Frame 1 (no input): blank canvas, image omitted
Frame 60 (no input): blank canvas, image omitted
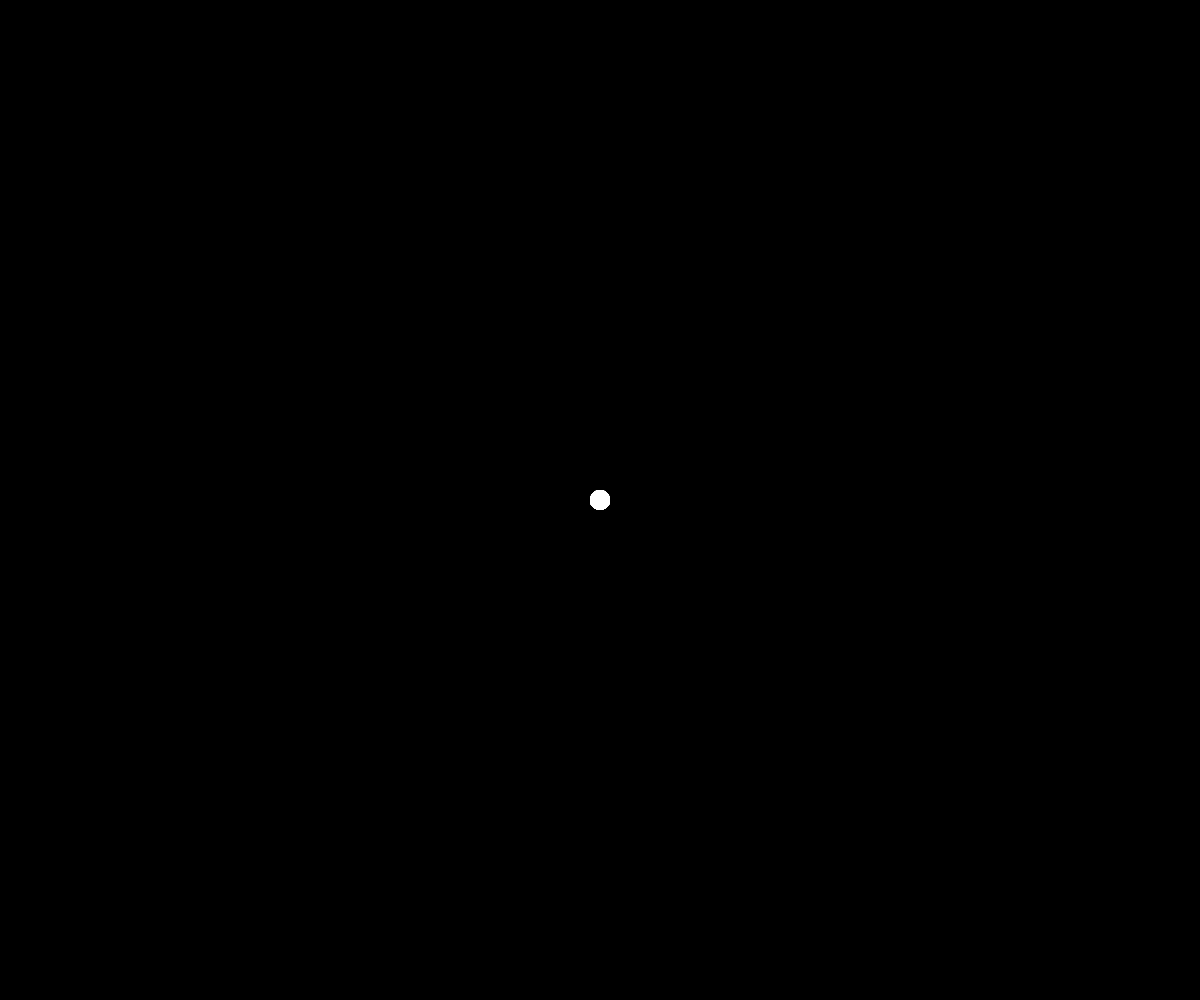
Frame 120 (the mouse pressed at the canvas centre since frame 60)

The p5.js sketch whose frames 1 and 60 were blank and that drew this single picture after the mouse press (run headless with seeded random() and noise() and a simulated clock; from frame 60 on, the mouse is pressed at the canvas centre):

// p5.js sketch
// ── sketch.js
function setup() {
  createCanvas (windowWidth, windowHeight);
  background (0);
}

function draw() {
  noStroke ();
  fill(255);
  ellipse (mouseX,mouseY,20);
}

function mousePressed (){
  background (0)
}

function windowResized() {
  resizeCanvas(windowWidth,windowHeight);
}
